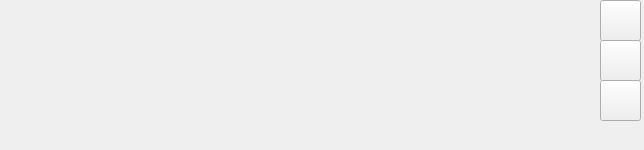
<?xml version="1.0" encoding="UTF-8"?>
<ui version="4.0">
 <class>plotWidget</class>
 <widget class="QWidget" name="plotWidget">
  <property name="geometry">
   <rect>
    <x>0</x>
    <y>0</y>
    <width>644</width>
    <height>150</height>
   </rect>
  </property>
  <property name="mouseTracking">
   <bool>true</bool>
  </property>
  <property name="windowTitle">
   <string>Form</string>
  </property>
  <widget class="QCustomPlot" name="graphicsig" native="true">
   <property name="geometry">
    <rect>
     <x>0</x>
     <y>0</y>
     <width>600</width>
     <height>150</height>
    </rect>
   </property>
   <property name="mouseTracking">
    <bool>true</bool>
   </property>
  </widget>
  <widget class="QPushButton" name="playsignal">
   <property name="geometry">
    <rect>
     <x>600</x>
     <y>0</y>
     <width>41</width>
     <height>41</height>
    </rect>
   </property>
   <property name="cursor">
    <cursorShape>PointingHandCursor</cursorShape>
   </property>
   <property name="toolTip">
    <string>Reproducir señal completa</string>
   </property>
   <property name="text">
    <string/>
   </property>
   <property name="icon">
    <iconset>
     <normaloff>../Graficos/play.png</normaloff>../Graficos/play.png</iconset>
   </property>
   <property name="iconSize">
    <size>
     <width>30</width>
     <height>30</height>
    </size>
   </property>
  </widget>
  <widget class="QPushButton" name="playsegment">
   <property name="geometry">
    <rect>
     <x>600</x>
     <y>40</y>
     <width>41</width>
     <height>41</height>
    </rect>
   </property>
   <property name="cursor">
    <cursorShape>PointingHandCursor</cursorShape>
   </property>
   <property name="toolTip">
    <string>Reproducir segmento</string>
   </property>
   <property name="text">
    <string/>
   </property>
   <property name="icon">
    <iconset>
     <normaloff>../Graficos/playsegment.png</normaloff>../Graficos/playsegment.png</iconset>
   </property>
   <property name="iconSize">
    <size>
     <width>30</width>
     <height>30</height>
    </size>
   </property>
  </widget>
  <widget class="QPushButton" name="stop">
   <property name="geometry">
    <rect>
     <x>600</x>
     <y>80</y>
     <width>41</width>
     <height>41</height>
    </rect>
   </property>
   <property name="cursor">
    <cursorShape>PointingHandCursor</cursorShape>
   </property>
   <property name="toolTip">
    <string>Detener reproducción</string>
   </property>
   <property name="text">
    <string/>
   </property>
   <property name="icon">
    <iconset>
     <normaloff>../Graficos/stop.png</normaloff>../Graficos/stop.png</iconset>
   </property>
   <property name="iconSize">
    <size>
     <width>30</width>
     <height>30</height>
    </size>
   </property>
  </widget>
 </widget>
 <customwidgets>
  <customwidget>
   <class>QCustomPlot</class>
   <extends>QWidget</extends>
   <header>qcustomplot.h</header>
   <container>1</container>
  </customwidget>
 </customwidgets>
 <resources/>
 <connections/>
</ui>
